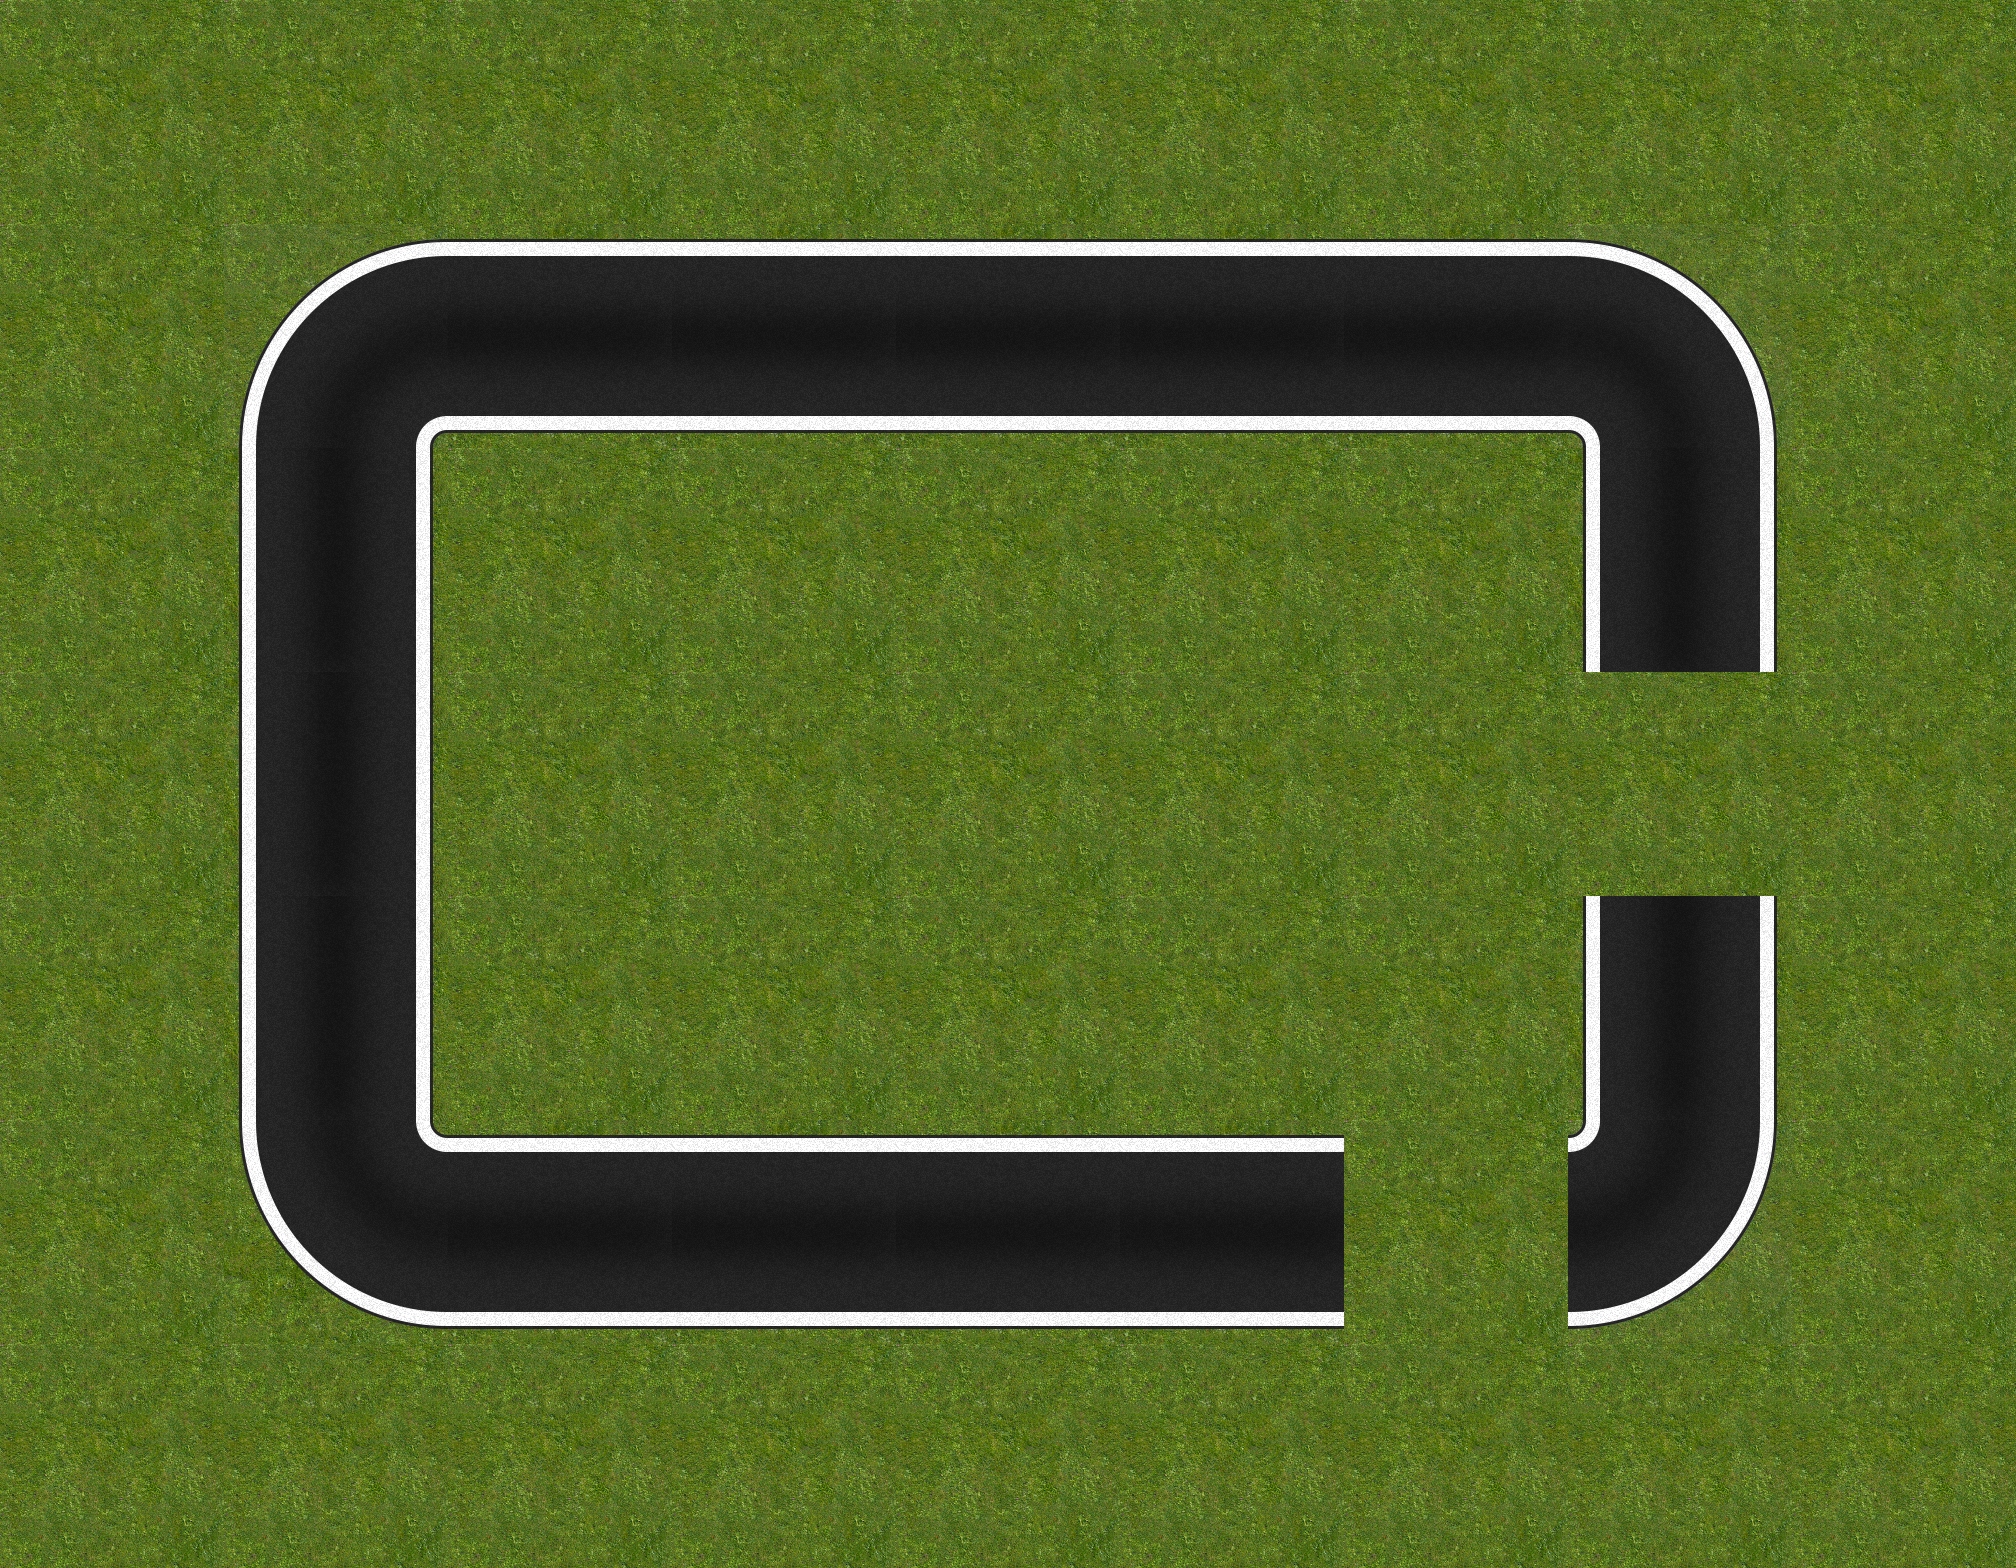

A 2D game scene composited from a Tiled map and its tileset images. What follows is a short description and the map's XML, with each tile layer's data collapsed to a summary:
An orthogonal 9x7 tile map with 224x224 px tiles, 1 tile layer (track).

<map version="1.0" orientation="orthogonal" width="9" height="7" tilewidth="224" tileheight="224">
 <tileset firstgid="1" name="tileset" tilewidth="224" tileheight="224">
  <image source="tilesets/test-1/224.png" width="896" height="3360" />
  <tile id="0">
   <properties>
    <property name="orient" value="v" />
   </properties>
  </tile>
  <tile id="1">
   <properties>
    <property name="orient" value="h" />
   </properties>
  </tile>
  <tile id="2">
   <properties>
    <property name="orient" value="v" />
   </properties>
  </tile>
  <tile id="3">
   <properties>
    <property name="orient" value="h" />
   </properties>
  </tile>
  <tile id="4">
   <properties>
    <property name="orient" value="tl" />
   </properties>
  </tile>
  <tile id="5">
   <properties>
    <property name="orient" value="tr" />
   </properties>
  </tile>
  <tile id="6">
   <properties>
    <property name="orient" value="v" />
   </properties>
  </tile>
  <tile id="7">
   <properties>
    <property name="orient" value="h" />
    <property name="type" value="start" />
   </properties>
  </tile>
  <tile id="8">
   <properties>
    <property name="orient" value="bl" />
   </properties>
  </tile>
  <tile id="9">
   <properties>
    <property name="orient" value="br" />
   </properties>
  </tile>
  <tile id="10">
   <properties>
    <property name="orient" value="h" />
   </properties>
  </tile>
  <tile id="11">
   <properties>
    <property name="orient" value="v" />
    <property name="type" value="start" />
   </properties>
  </tile>
  <tile id="12">
   <properties>
    <property name="orient" value="v" />
   </properties>
  </tile>
  <tile id="13">
   <properties>
    <property name="orient" value="h" />
   </properties>
  </tile>
  <tile id="14">
   <properties>
    <property name="orient" value="v" />
   </properties>
  </tile>
  <tile id="15">
   <properties>
    <property name="orient" value="h" />
   </properties>
  </tile>
  <tile id="16">
   <properties>
    <property name="orient" value="tl" />
   </properties>
  </tile>
  <tile id="17">
   <properties>
    <property name="orient" value="tr" />
   </properties>
  </tile>
  <tile id="18">
   <properties>
    <property name="orient" value="v" />
   </properties>
  </tile>
  <tile id="20">
   <properties>
    <property name="orient" value="bl" />
   </properties>
  </tile>
  <tile id="21">
   <properties>
    <property name="orient" value="br" />
   </properties>
  </tile>
  <tile id="22">
   <properties>
    <property name="orient" value="h" />
   </properties>
  </tile>
  <tile id="27">
   <properties>
    <property name="orient" value="x" />
   </properties>
  </tile>
  <tile id="52">
   <properties>
    <property name="orient" value="h" />
   </properties>
  </tile>
  <tile id="53">
   <properties>
    <property name="orient" value="v" />
   </properties>
  </tile>
 </tileset>
 <layer name="track" width="9" height="7">
  <properties>
   <property name="start" value="up" />
  </properties>
  <data>[63 cells, 63 non-empty, 19 distinct tile ids]</data>
 </layer>
</map>
